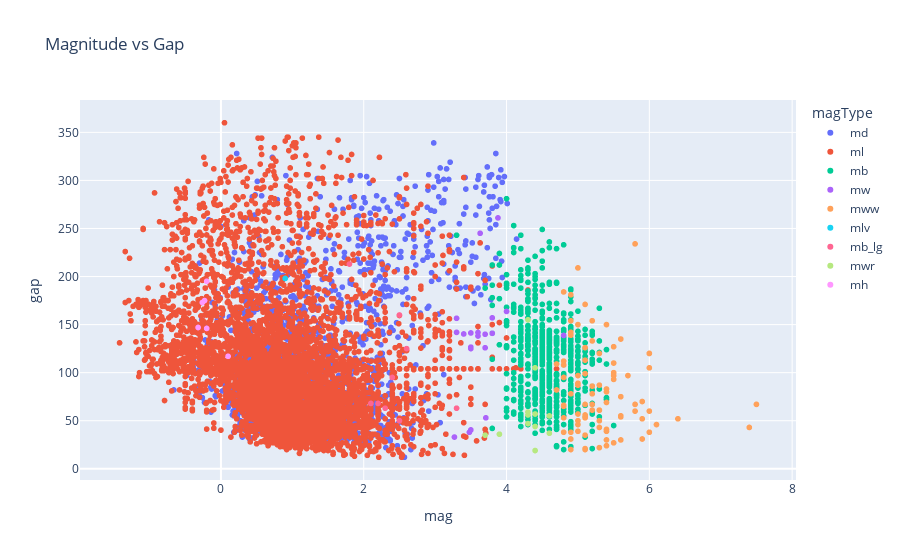

Notebook code for this chart:
### Code cell
fig = px.scatter(df, x='mag', y='gap', color='magType', title='Magnitude vs Gap')
fig.show()

### Figure 1 — Plotly figure (JSON) as saved in the notebook; plotly's stock layout.template omitted (floating-point values rounded to 4 significant figures; data arrays with more than 128 entries replaced by an {"elided": "..."} marker saying what was removed)
{"data": [{"hovertemplate": "magType=md<br>mag=%{x}<br>gap=%{y}<extra></extra>", "legendgroup": "md", "marker": {"color": "#636efa", "symbol": "circle"}, "mode": "markers", "name": "md", "showlegend": true, "type": "scattergl", "x": {"elided": "2159 float values"}, "xaxis": "x", "y": {"elided": "2159 float values"}, "yaxis": "y"}, {"hovertemplate": "magType=ml<br>mag=%{x}<br>gap=%{y}<extra></extra>", "legendgroup": "ml", "marker": {"color": "#EF553B", "symbol": "circle"}, "mode": "markers", "name": "ml", "showlegend": true, "type": "scattergl", "x": {"elided": "6964 float values"}, "xaxis": "x", "y": {"elided": "6964 float values"}, "yaxis": "y"}, {"hovertemplate": "magType=mb<br>mag=%{x}<br>gap=%{y}<extra></extra>", "legendgroup": "mb", "marker": {"color": "#00cc96", "symbol": "circle"}, "mode": "markers", "name": "mb", "showlegend": true, "type": "scattergl", "x": {"elided": "692 float values"}, "xaxis": "x", "y": {"elided": "692 float values"}, "yaxis": "y"}, {"hovertemplate": "magType=mw<br>mag=%{x}<br>gap=%{y}<extra></extra>", "legendgroup": "mw", "marker": {"color": "#ab63fa", "symbol": "circle"}, "mode": "markers", "name": "mw", "showlegend": true, "type": "scattergl", "x": [3.27, 3.48, 3.88, 3.63, 3.4, 3.5, 3.7, 3.71, 3.7, 3.8, 4.0, 4.8, 3.3, 3.8, 3.5, 3.3, 3.5, 3.5, 3.6, 3.6], "xaxis": "x", "y": [33.0, 38.0, 261.0, 245.0, 140.3, 40.44, 140.0, 53.0, 125.9, 157.0, 163.7, 138.7, 141.9, 140.9, 126.6, 156.6, 125.0, 141.3, 141.8, 138.1], "yaxis": "y"}, {"hovertemplate": "magType=mww<br>mag=%{x}<br>gap=%{y}<extra></extra>", "legendgroup": "mww", "marker": {"color": "#FFA15A", "symbol": "circle"}, "mode": "markers", "name": "mww", "showlegend": true, "type": "scattergl", "x": [6.0, 5.1, 5.0, 5.2, 5.5, 5.4, 7.4, 5.1, 5.6, 5.3, 4.8, 5.1, 4.9, 5.3, 4.9, 5.8, 4.9, 6.4, 5.0, 5.3, 5.2, 4.9, 5.1, 5.4, 4.8, 5.2, 5.1, 5.4, 5.2, 5.6, 5.9, 6.0, 5.3, 5.3, 5.0, 5.0, 5.3, 4.8, 6.0, 5.9, 5.5, 4.8, 4.7, 5.0, 5.5, 5.1, 5.2, 5.9, 4.8, 5.1, 5.3, 6.0, 5.4, 5.0, 5.0, 4.8, 5.6, 5.6, 4.9, 6.1, 4.8, 5.4, 5.1, 5.8, 6.0, 5.5, 5.5, 4.9, 5.4, 7.5, 5.7, 5.8, 4.7, 5.0, 5.4, 4.9, 5.2, 5.1, 5.6, 5.1, 5.6, 4.8, 5.1, 5.0, 5.5, 4.9, 5.4], "xaxis": "x", "y": [105.0, 67.0, 46.0, 67.0, 27.0, 83.0, 43.0, 99.0, 55.0, 87.0, 184.0, 171.0, 181.0, 61.0, 20.0, 234.0, 154.0, 52.0, 39.0, 50.0, 78.0, 38.0, 126.0, 80.0, 112.0, 154.0, 113.0, 39.0, 133.0, 30.0, 70.0, 60.0, 43.0, 120.0, 97.0, 89.0, 61.0, 65.0, 38.0, 52.0, 110.0, 108.0, 82.0, 87.0, 100.0, 53.0, 86.0, 31.0, 66.0, 35.0, 22.0, 120.0, 24.0, 150.0, 209.0, 53.0, 55.0, 54.0, 142.0, 46.0, 38.0, 69.0, 54.0, 60.0, 120.0, 93.0, 127.0, 31.0, 30.0, 67.0, 97.0, 67.0, 109.0, 57.0, 41.0, 78.0, 61.0, 21.0, 75.0, 20.0, 135.0, 95.0, 56.0, 50.0, 97.0, 139.0, 150.0], "yaxis": "y"}, {"hovertemplate": "magType=mlv<br>mag=%{x}<br>gap=%{y}<extra></extra>", "legendgroup": "mlv", "marker": {"color": "#19d3f3", "symbol": "circle"}, "mode": "markers", "name": "mlv", "showlegend": true, "type": "scattergl", "x": [0.9], "xaxis": "x", "y": [198.0], "yaxis": "y"}, {"hovertemplate": "magType=mb_lg<br>mag=%{x}<br>gap=%{y}<extra></extra>", "legendgroup": "mb_lg", "marker": {"color": "#FF6692", "symbol": "circle"}, "mode": "markers", "name": "mb_lg", "showlegend": true, "type": "scattergl", "x": [2.3, 3.3, 1.8, 2.1, 2.5, 2.4, 2.5, 2.6, 2.2], "xaxis": "x", "y": [63.0, 63.0, 213.0, 68.0, 160.0, 95.0, 50.0, 125.0, 68.0], "yaxis": "y"}, {"hovertemplate": "magType=mwr<br>mag=%{x}<br>gap=%{y}<extra></extra>", "legendgroup": "mwr", "marker": {"color": "#B6E880", "symbol": "circle"}, "mode": "markers", "name": "mwr", "showlegend": true, "type": "scattergl", "x": [4.3, 4.4, 3.7, 3.9, 4.4, 4.4, 4.3, 4.4, 4.6, 4.3, 4.3, 4.6], "xaxis": "x", "y": [155.0, 19.0, 35.0, 36.0, 57.0, 105.0, 56.0, 44.0, 37.0, 59.0, 47.0, 55.0], "yaxis": "y"}, {"hovertemplate": "magType=mh<br>mag=%{x}<br>gap=%{y}<extra></extra>", "legendgroup": "mh", "marker": {"color": "#FF97FF", "symbol": "circle"}, "mode": "markers", "name": "mh", "showlegend": true, "type": "scattergl", "x": [-0.2, -0.2, -0.26, 0.1, -0.32, -0.23], "xaxis": "x", "y": [146.0, 195.0, 173.0, 117.0, 147.0, 175.0], "yaxis": "y"}], "layout": {"legend": {"title": {"text": "magType"}, "tracegroupgap": 0}, "title": {"text": "Magnitude vs Gap"}, "xaxis": {"anchor": "y", "domain": [0, 1], "title": {"text": "mag"}}, "yaxis": {"anchor": "x", "domain": [0, 1], "title": {"text": "gap"}}}}
